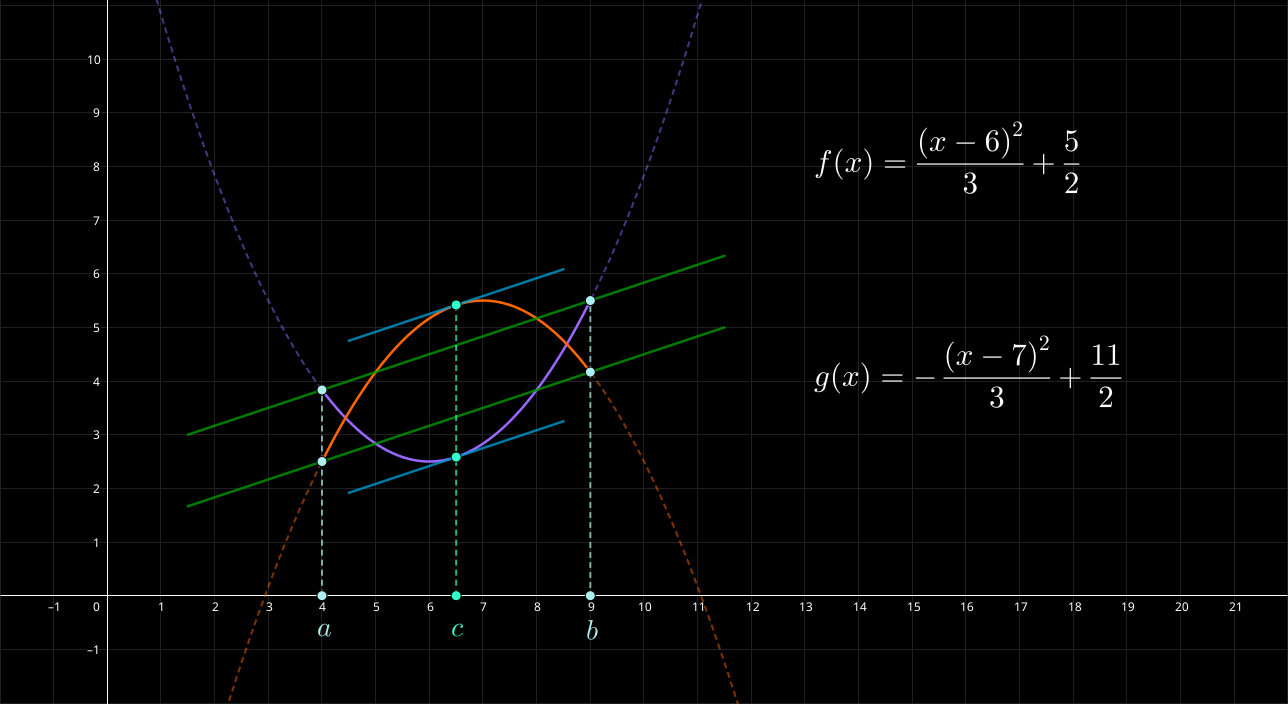

Source code (Python):
# High quality
# %%manim -qh -v WARNING MainScene

# Low quality
%%manim -ql -v WARNING MainScene


# Imports
# from manim import *
# import math

config.background_color = "#000000"
config.frame_width = 15
config.frame_height = 15

config.pixel_width = 960
config.pixel_height = 960

x1 = 4
x2 = 9
r1 = 6.5

class MainScene(Scene):

  def construct(self):

    axis = Axes(
      x_range=[-1.5, 15.5, 1],
      y_range=[-2.5, 9.5, 1],
      x_length=15,
      y_length=10,
      tips=False,
      axis_config={
        "include_numbers": True,
        "font_size": 25
      },
    )

    plane = NumberPlane(
      x_range=[-1.5, 15.5, 1],
      y_range=[-2.5, 9.5, 1],
      x_length=15,
      y_length=10,
      background_line_style={
        "stroke_color": GRAY,
        "stroke_width": 1,
        "stroke_opacity": 0.6
      }
    )

    origin = Dot(
      point=axis.c2p(0, 0),
      color=GRAY_A,
      radius=0.1
    )

    # Funcion
    fxTex = MathTex(r'f(x) = \frac{(x-6)^{2}}{3} + \frac{5}{2}', font_size=37, color=WHITE)
    fxTex.move_to(axis.c2p(10.5, 8) + fxTex.get_critical_point(DR) - fxTex.get_critical_point(ORIGIN))


    gxTex = MathTex(r'g(x) = -\frac{(x-7)^{2}}{3} + \frac{11}{2}', font_size=37, color=WHITE)
    gxTex.move_to(axis.c2p(10.5, 4) + gxTex.get_critical_point(DR) - gxTex.get_critical_point(ORIGIN))


    def fx(x):
      return -math.pow(x - 7, 2) / 3 + 5.5

    def gx(x):
      return math.pow(x - 6, 2) / 3 + 2.5

    FX = axis.plot(fx, color=YELLOW_A)
    acotFX = axis.plot(fx, x_range=[x1, x2], color=YELLOW_A, z_index=5)
    GX = axis.plot(gx, color=PURPLE_E)
    acotGX = axis.plot(gx, x_range=[x1, x2], color=PURPLE_E, z_index=5)

    FX1 = axis.c2p(x1, fx(x1), 0)
    FX2 = axis.c2p(x2, fx(x2), 0)
    GX1 = axis.c2p(x1, gx(x1), 0)
    GX2 = axis.c2p(x2, gx(x2), 0)

    # Recta secante
    line1 = Line(
      start=FX1 + (FX2 - FX1) * -0.5,
      end=FX1 + (FX2 - FX1) * 1.5,
      color=GREEN_D
    )
    line2 = Line(
      start=GX1 + (GX2 - GX1) * -0.5,
      end=GX1 + (GX2 - GX1) * 1.5,
      color=GREEN_D
    )

    # Points
    pointFX1 = Dot(
      point=FX1,
      z_index=10,
      color=RED
    )
    pointFX2 = Dot(
      point=FX2,
      z_index=10,
      color=RED_B
    )
    pointGX1 = Dot(
      point=GX1,
      z_index=10,
      color=RED
    )
    pointGX2 = Dot(
      point=GX2,
      z_index=10,
      color=RED_B
    )

    pointR1 = Dot(
      point=axis.c2p(r1, fx(r1)),
      z_index=10,
      color=TEAL_B
    )
    pointR2 = Dot(
      point=axis.c2p(r1, gx(r1)),
      z_index=10,
      color=TEAL_B
    )

    lineR1 = Line(
      start=FX1 + (FX2 - FX1) * 0.2,
      end=FX1 + (FX2 - FX1) * 1,
      color=BLUE_E
    )
    lineR1.move_to(pointR1.get_center())

    lineR2 = Line(
      start=GX1 + (GX2 - GX1) * 0.2,
      end=GX1 + (GX2 - GX1) * 1,
      color=BLUE_E
    )
    lineR2.move_to(pointR2.get_center())

    def getLineToAxisX(point, color = GRAY_A, text = None, hide_line = False):

      x, y, z = point.get_center()

      line = axis.get_line_from_axis_to_point(
        index=0,
        point=[x, y, z],
        color=color,
        line_config={
          "dash_length": 0.1,
          "stroke_opacity": 0.5 if not hide_line else 0,
          "dashed_ratio": 0.6
        },
        stroke_width=4
      )

      dot = Dot(line.get_start(), z_index=10, color=color)

      line.add(dot)

      if(text):
        text = MathTex(text, font_size=45, color=color)
        text.next_to(
          dot,
          DOWN,
          buff=0.6
        )
        line.add(text)

      return line


    # Add elements to Scene
    self.play(
      FadeIn(axis),
      FadeIn(plane),
      FadeIn(origin)
    )

    self.play(Create(FX), Create(GX), run_time=2)
    self.play(Create(fxTex), Create(gxTex))

    self.wait(1)

    self.play(
      FadeIn(pointFX1),
      Create(getLineToAxisX(pointFX1, pointFX1.get_color(), hide_line=True)),
      FadeIn(pointGX1),
      Create(getLineToAxisX(pointGX1, pointGX1.get_color(), 'a')),
      Create(acotFX),
      Create(acotGX),
      FadeIn(pointFX2),
      Create(getLineToAxisX(pointFX2, pointFX1.get_color(), hide_line=True)),
      FadeIn(pointGX2),
      Create(getLineToAxisX(pointGX2, pointGX1.get_color(), 'b')),
    )

    dashedFX = DashedVMobject(FX.copy().set_opacity(0.5),
      num_dashes=200,
      equal_lengths=True,
    )

    dashedGX = DashedVMobject(GX.copy().set_opacity(0.5),
      num_dashes=200,
      equal_lengths=True,
    )

    self.play(
      FadeOut(FX),
      FadeIn(dashedFX),
      FadeOut(GX),
      FadeIn(dashedGX),
    )

    self.wait(1)

    self.play(Create(line1), Create(line2))

    self.wait(1)

    self.play(
        FadeIn(pointR1),
        Create(getLineToAxisX(pointR1, pointR1.get_color(), 'c')),
        FadeIn(pointR2),
        Create(getLineToAxisX(pointR2, pointR2.get_color(), hide_line=True)),
    )

    self.play(
      Create(lineR1),
      Create(lineR2)
    )

    self.wait(6)

    self.play(FadeOut(dashedFX), FadeOut(dashedGX))

    self.wait(6)

    self.play(FadeOut(fxTex), FadeOut(gxTex))

    self.wait(6)

    self.play(
      FadeIn(dashedFX),
      FadeIn(dashedGX),
    )

    self.wait(6)  
